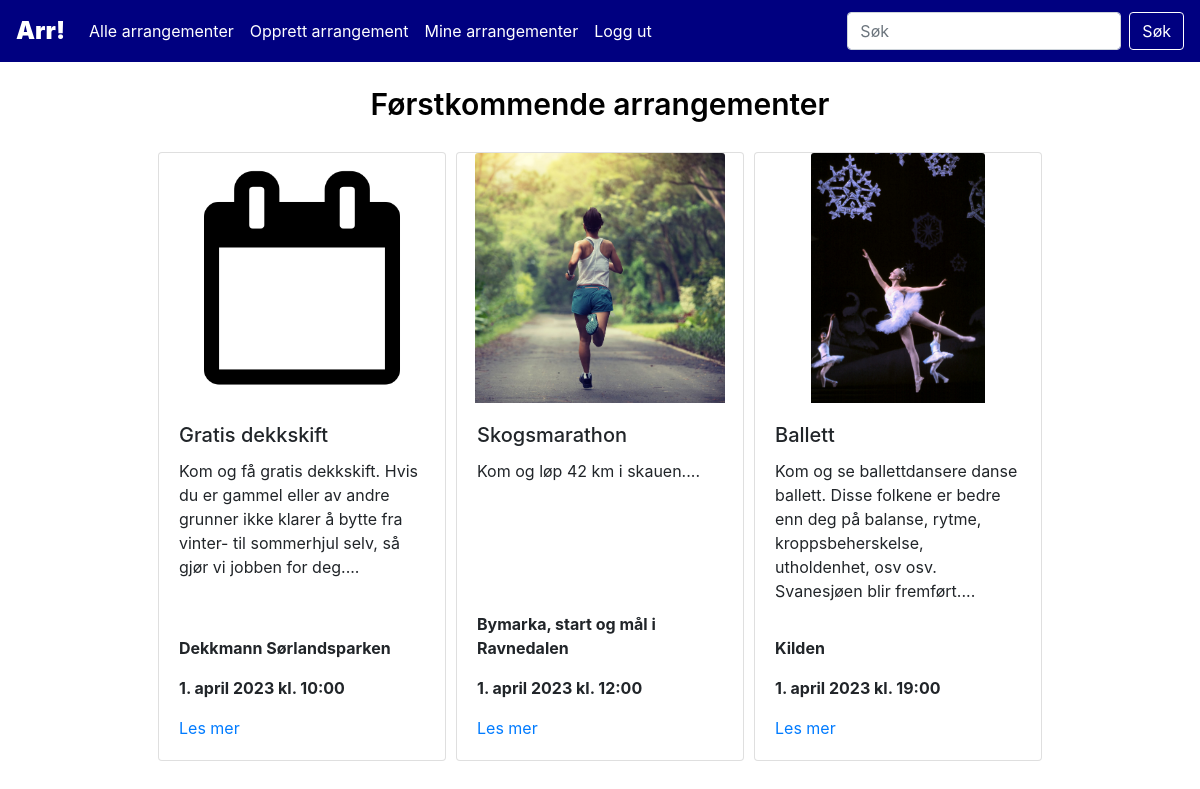
The page / (signed in) on the database its author committed.
### tables this page shows
CREATE TABLE `events` (
  `event_id` int(10) NOT NULL,
  `title` varchar(100) NOT NULL,
  `info` varchar(1000) NOT NULL,
  `host` int(10) NOT NULL,
  `location` varchar(200) NOT NULL,
  `time` datetime NOT NULL,
  `category_id` int(10) NOT NULL,
  `endtime` datetime DEFAULT NULL,
  `ticketprice` varchar(10) DEFAULT NULL,
  `website` varchar(200) DEFAULT NULL
);

### assets/lib/class.Event.php (called while the page is built, shortened)
<?php
class Event{
    function getEvents($number, $comingEvents){
        $dbConn = new DbConn();
        $conn = $dbConn->connect();
        if($number == null){
            $limit = ";";
        }
        else{
            $limit = " LIMIT $number;";
        }
        if($comingEvents){
            $time = " AND time >= CURRENT_DATE ";
        }
        else $time = " AND time < CURRENT_DATE ";
        $sql = "SELECT event_id, title, info, location, time
        FROM eventhandling.events
        INNER JOIN eventhandling.users ON users.user_id = events.host"
        . $time .
        "ORDER BY time ASC" .
        $limit;
        $result = $conn->query($sql);
        return $result;
    }
}
?>

### assets/lib/class.Display.php (the view)
<?php
    class Display{
        function displayCards($result){
            if ($result->num_rows > 0) {
                echo "<div class=\"flex-container\">";
                while($row = $result->fetch_assoc()) {
                    $datetime = new DateTimeImmutable($row['time']);
                    if(file_exists("assets/img/event" . $row['event_id'] . ".jpg")) $img = $img = "assets/img/event" . $row['event_id'] . ".jpg";
                    else $img = "assets/img/stock.png";
                    echo "
                    <div class=\"card\" style=\"width: 18rem;\">
                    <div class=\"card-img\">
                        <img class=\"card-img-top\" src=\"" . $img . "\" alt=\"Arrangementsbilde\">
                    </div>
                    <div class=\"card-body d-flex flex-column\">
                        <h5 class=\"card-title\">" . $row["title"] . "</h5>
                        <p class=\"card-text\">" . substr($row["info"],0,200) . "...</p>
                    </div>
                    <div class=\"card-footer\">
                        <p class=\"card-text\"><strong>" . $row["location"] . "</strong></p>
                        <p class=\"card-text\"><strong>" . self::formatDatetime($datetime) . "</strong></p>
                        <a href=\"event.php?event_id=" . $row['event_id'] . "\" class\"btn btn-primary\">Les mer</a>
                    </div>
                    </div>
                    ";
                }
                echo "</div>";
                }
                else {
                echo "<div class='no-results'><text>Ingen treff</text><div>";
            }
        }
        function translateMonth($month){
            return $translated = match($month){
                "January"=>"januar",
                "February"=>"februar",
                "March"=>"mars",
                "April"=>"april",
                "May"=>"mai",
                "June"=>"juni",
                "July"=>"juli",
                "August"=>"august",
                "September"=>"september",
                "October"=>"oktober",
                "November"=>"november",
                "December"=>"desember"
            };
        }
        function formatDatetime($datetime){
            $formattedDatetime = $datetime->format('j.') . " " . self::translateMonth($datetime->format('F')) . " " . $datetime->format('Y') . " kl. " . $datetime->format('H:i');
            return $formattedDatetime;
        }
    }
?>

### assets/css/styles.css (style rules this page uses)
.flex-container { display: flex !important; flex-direction: row !important; flex-wrap: wrap !important; justify-content: center; }
.card { margin: 5px; }
.card-img { display: flex; justify-content: center; }
.card-img img { height: 250px; max-width: 250px; object-fit: cover; width: auto; }
.card-footer { padding-left: 1.25rem; padding-bottom: 1.25rem; background-color: rgba(0,0,0,0); border-top: 1px solid rgba(0,0,0,0); }

### rows shown on the page
events: shows a picture, title "Gratis dekkskift", info "Kom og få gratis dekkskift. Hvis du er gammel eller av andre grunner ikke klarer å bytte fra vinter- til sommerhjul selv, så gjør vi jobben for deg.", location "Dekkmann Sørlandsparken", time "1. april 2023 kl. 10:00"
events: shows a picture, title "Skogsmarathon", info "Kom og løp 42 km i skauen.", location "Bymarka, start og mål i Ravnedalen", time "1. april 2023 kl. 12:00"
events: shows a picture, title "Ballett", info "Kom og se ballettdansere danse ballett. Disse folkene er bedre enn deg på balanse, rytme, kroppsbeherskelse, utholdenhet, osv osv. Svanesjøen blir fremført.", location "Kilden", time "1. april 2023 kl. 19:00"
